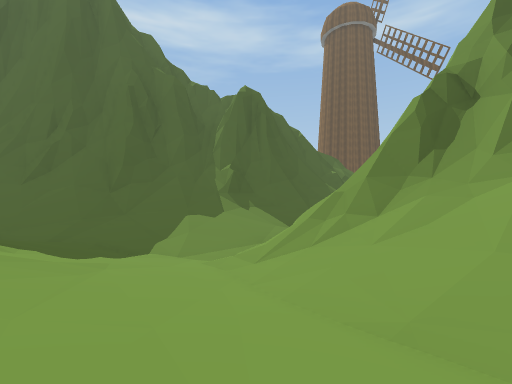
View 1 (above)

18 first-person views from a walk through a Unity game level. The camera is 1.2 m above the floor, looks level and sees 90° across. The floor is counted in squares, 2 m on a side. Each view is taken from the middle of a square. On the plan, view 1 faces up. The plan holds only what a view shows up to about 9 squares ahead; the rest is blank. The place goes on beyond the plan. The player character is not drawn. Some animated figures are left out. Some surface patterns are stand-ins.

View 2
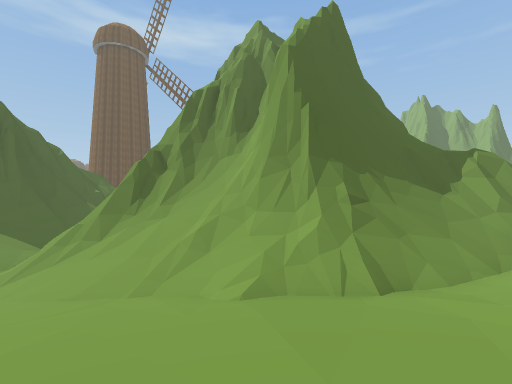

View 3
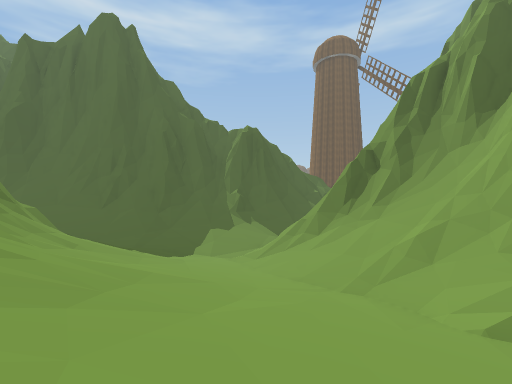

View 4
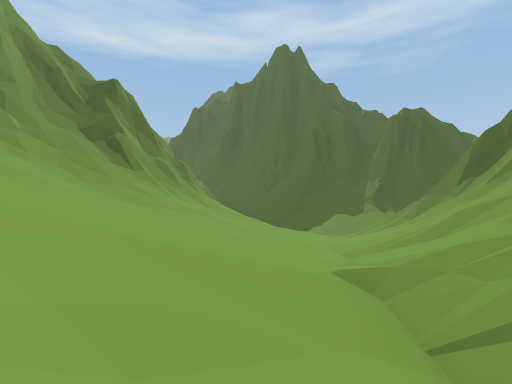

View 5
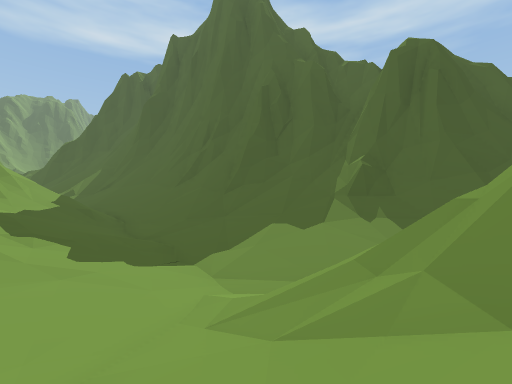

View 6
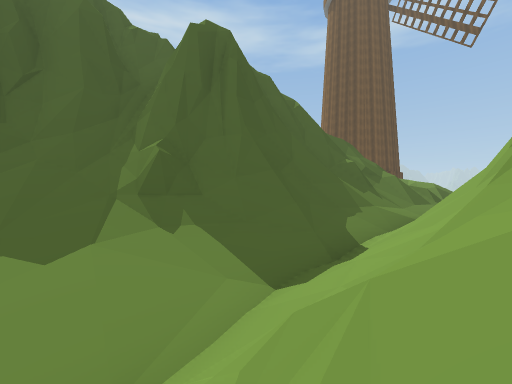

View 7
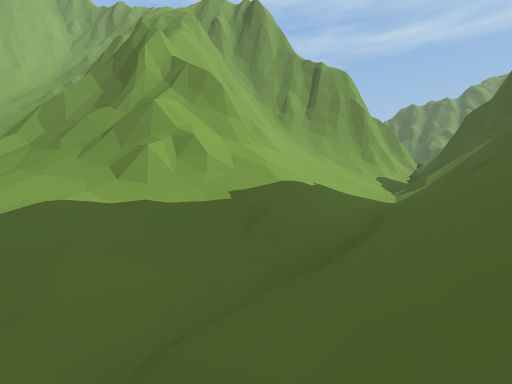

View 8
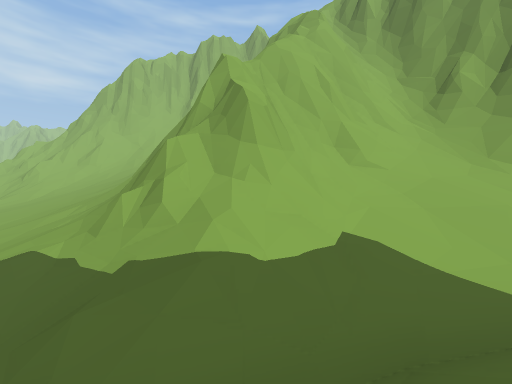

View 9
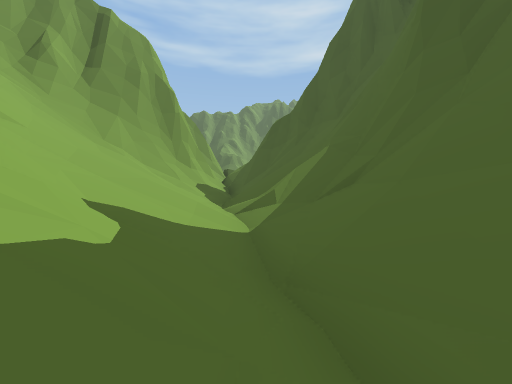

View 10
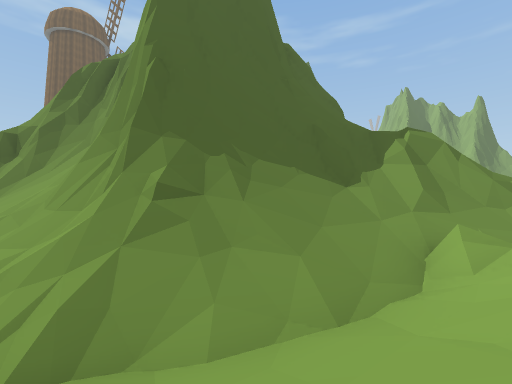

View 11
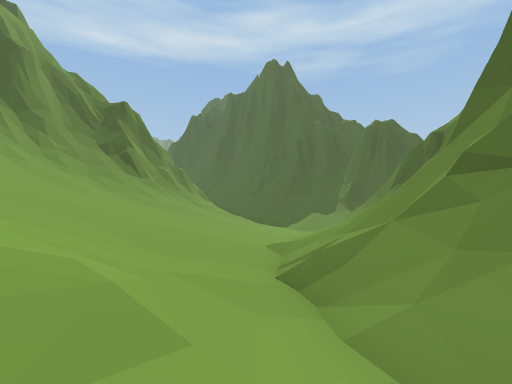

View 12
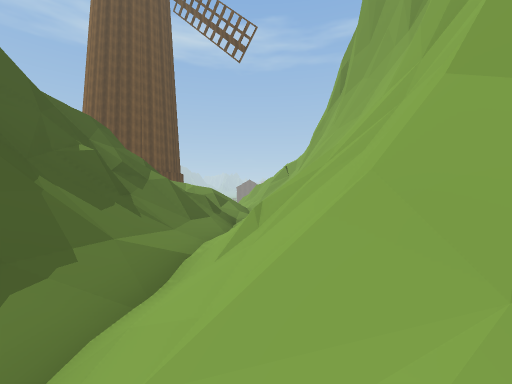

View 13
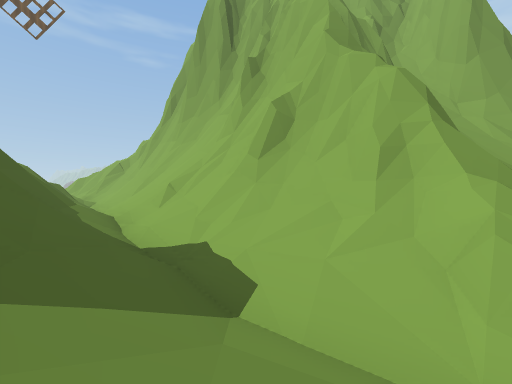

View 14
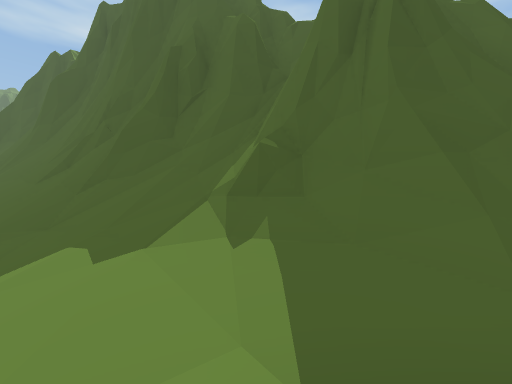

View 15
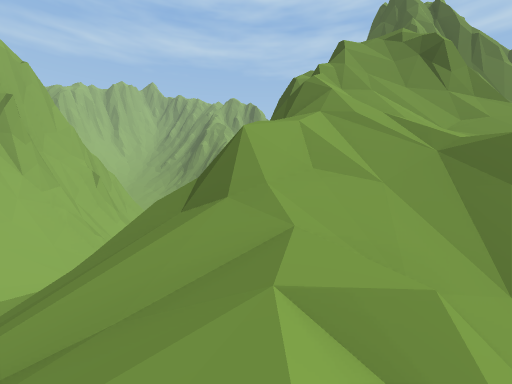

View 16
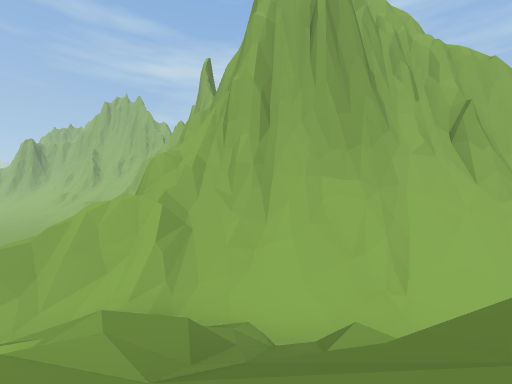

View 17
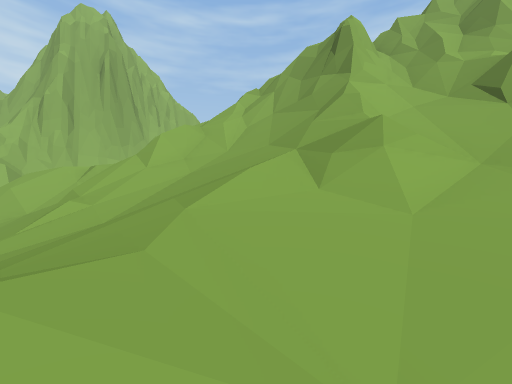

View 18
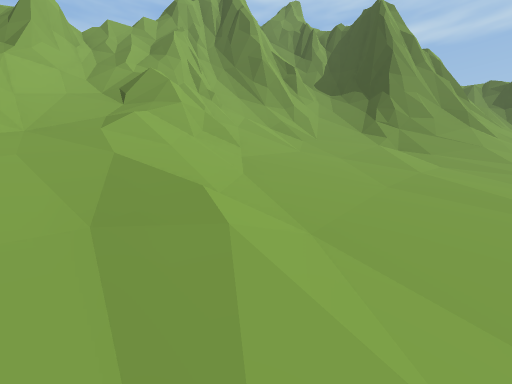

### Floor plan
Key: @ floor where view 1 was taken; # wall or solid block; . main floor; : floor 0.5 m higher than the main floor; - floor 0.5 m lower than the main floor; + floor 0.75 m higher than the main floor; _ floor 0.75 m lower than the main floor; < floor 1.25 m lower than the main floor; ( floor 1.5 m lower than the main floor; / step, stairs or slope; = window, fence, low wall or low ledge; ^ raised ledge; v drop or lower ground.
Columns run from 14 left of view 1 to 13 right of it. Each row starts with its distance up from view 1.
 26   ////////..---
 25   ^///////+:./.
 24    ^=//////++/+ /
 23     ^=/////////+++
 22      //////////////
 21       /////==///////
 20        ///=##////////
 19         /#////=///=///
 18          ^^//##=////=//
 17           ^=/##=//////////=
 16           ####^^///=/////=#
 15            ^#  ##=v=#///=##
 14           ^^   #^^#/==///=^^
 13                 ^=//////^^
 12             ^  ^#=////#^^
 11           ^^=^^#//////^^
 10        ^^ ^=/=/////=/#^
  9    ^ ^^#=##////////=#^
  8 ^^^^=//#==/////<//=^^
  7 ==##/////////////#^
  6 ////////////((/=#^
  5 ////./////_/((//=#^^^
  4 ////////////<<<///==#^
  3 //////===////_<_////=^
  2 =////=###////___///=#^
  1 ///=#=###=////-_///=^
  0 #==#^^ ^^=////@.-//^^   ^^^
 -1 ^#^^    ^#=///:..//#^^^^===
 -2  ^      ^#/////+:.////=#^==
 -3        ^=///////+/.//////=
 -4         #=//////////:////==
 -5         ^////////////// /=

Where each view was taken, in squares from view 1:
view 1: 0 up, 0 right, facing up
view 2: 4 down, 0 right, facing up-right
view 3: 4 down, 0 right, facing up
view 4: 4 down, 4 right, facing up-left
view 5: 3 up, 2 right, facing up-left
view 6: 5 up, 1 right, facing up
view 7: 7 up, 4 left, facing down-left
view 8: 7 up, 8 left, facing down
view 9: 5 up, 7 left, facing left
view 10: 5 down, 4 right, facing up-right
view 11: 5 down, 6 right, facing up-left
view 12: 8 up, 3 right, facing up-right
view 13: 8 up, 1 left, facing right
view 14: 7 up, 2 right, facing up-left
view 15: 18 up, 7 right, facing down-left
view 16: 17 up, 6 right, facing down-right
view 17: 24 up, 2 right, facing down
view 18: 26 up, 0 right, facing down-left
